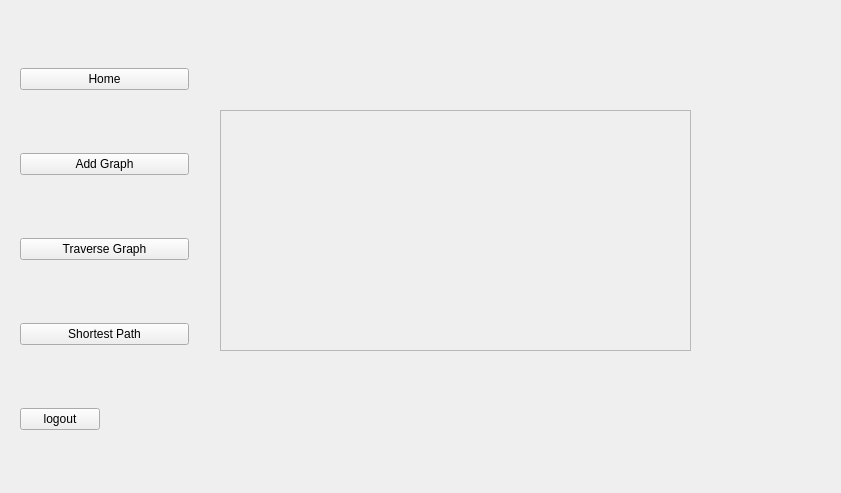
<?xml version="1.0" encoding="UTF-8"?>
<ui version="4.0">
 <class>HomePageClass</class>
 <widget class="QMainWindow" name="HomePageClass">
  <property name="geometry">
   <rect>
    <x>0</x>
    <y>0</y>
    <width>841</width>
    <height>493</height>
   </rect>
  </property>
  <property name="windowTitle">
   <string>HomePage</string>
  </property>
  <widget class="QWidget" name="centralWidget">
   <widget class="QWidget" name="leftPanel" native="true">
    <property name="enabled">
     <bool>true</bool>
    </property>
    <property name="geometry">
     <rect>
      <x>-1</x>
      <y>-10</y>
      <width>201</width>
      <height>511</height>
     </rect>
    </property>
    <widget class="QWidget" name="verticalLayoutWidget">
     <property name="geometry">
      <rect>
       <x>10</x>
       <y>10</y>
       <width>191</width>
       <height>501</height>
      </rect>
     </property>
     <layout class="QVBoxLayout" name="verticalLayout">
      <item>
       <widget class="QPushButton" name="homeButton">
        <property name="text">
         <string>Home</string>
        </property>
       </widget>
      </item>
      <item>
       <widget class="QPushButton" name="addGraphButton">
        <property name="text">
         <string>Add Graph</string>
        </property>
       </widget>
      </item>
      <item>
       <widget class="QPushButton" name="traverseButton">
        <property name="text">
         <string>Traverse Graph</string>
        </property>
       </widget>
      </item>
      <item>
       <widget class="QPushButton" name="shortestPathButton">
        <property name="text">
         <string>Shortest Path</string>
        </property>
       </widget>
      </item>
      <item>
       <widget class="QPushButton" name="logoutButton">
        <property name="sizePolicy">
         <sizepolicy hsizetype="Fixed" vsizetype="Fixed">
          <horstretch>0</horstretch>
          <verstretch>0</verstretch>
         </sizepolicy>
        </property>
        <property name="text">
         <string>logout</string>
        </property>
       </widget>
      </item>
     </layout>
    </widget>
   </widget>
   <widget class="QStackedWidget" name="rightPanel">
    <property name="geometry">
     <rect>
      <x>200</x>
      <y>-20</y>
      <width>641</width>
      <height>521</height>
     </rect>
    </property>
    <widget class="QWidget" name="HomePageWidget">
     <widget class="QLabel" name="welcomeLabel">
      <property name="geometry">
       <rect>
        <x>30</x>
        <y>30</y>
        <width>381</width>
        <height>51</height>
       </rect>
      </property>
      <property name="text">
       <string/>
      </property>
      <property name="alignment">
       <set>Qt::AlignmentFlag::AlignCenter</set>
      </property>
     </widget>
     <widget class="QFrame" name="frame">
      <property name="geometry">
       <rect>
        <x>20</x>
        <y>130</y>
        <width>471</width>
        <height>241</height>
       </rect>
      </property>
      <property name="frameShape">
       <enum>QFrame::Shape::StyledPanel</enum>
      </property>
      <property name="frameShadow">
       <enum>QFrame::Shadow::Raised</enum>
      </property>
      <widget class="QLabel" name="desLabel">
       <property name="geometry">
        <rect>
         <x>10</x>
         <y>10</y>
         <width>441</width>
         <height>221</height>
        </rect>
       </property>
       <property name="text">
        <string/>
       </property>
      </widget>
     </widget>
    </widget>
    <widget class="QWidget" name="TraverseWidget">
     <widget class="QPushButton" name="back_2">
      <property name="geometry">
       <rect>
        <x>0</x>
        <y>0</y>
        <width>101</width>
        <height>51</height>
       </rect>
      </property>
      <property name="text">
       <string/>
      </property>
      <property name="icon">
       <iconset>
        <normaloff>images/back.png</normaloff>images/back.png</iconset>
      </property>
     </widget>
     <widget class="GraphView" name="TraverseGraphView">
      <property name="geometry">
       <rect>
        <x>-5</x>
        <y>11</y>
        <width>651</width>
        <height>481</height>
       </rect>
      </property>
     </widget>
    </widget>
    <widget class="QWidget" name="ShortestPathWidget">
     <widget class="QPushButton" name="back_3">
      <property name="geometry">
       <rect>
        <x>-10</x>
        <y>0</y>
        <width>101</width>
        <height>51</height>
       </rect>
      </property>
      <property name="text">
       <string/>
      </property>
      <property name="icon">
       <iconset>
        <normaloff>images/back.png</normaloff>images/back.png</iconset>
      </property>
     </widget>
     <widget class="GraphView" name="shortestPathGraphView">
      <property name="geometry">
       <rect>
        <x>0</x>
        <y>0</y>
        <width>651</width>
        <height>491</height>
       </rect>
      </property>
     </widget>
    </widget>
    <widget class="QWidget" name="addGraphWidget">
     <widget class="QPushButton" name="back">
      <property name="geometry">
       <rect>
        <x>0</x>
        <y>0</y>
        <width>101</width>
        <height>51</height>
       </rect>
      </property>
      <property name="text">
       <string/>
      </property>
      <property name="icon">
       <iconset>
        <normaloff>images/back.png</normaloff>images/back.png</iconset>
      </property>
     </widget>
     <widget class="QPushButton" name="addCityBtn">
      <property name="geometry">
       <rect>
        <x>695</x>
        <y>60</y>
        <width>121</width>
        <height>51</height>
       </rect>
      </property>
      <property name="text">
       <string>Add City</string>
      </property>
      <property name="icon">
       <iconset>
        <normaloff>images/add.png</normaloff>images/add.png</iconset>
      </property>
     </widget>
     <widget class="QPushButton" name="addEdgeBtn">
      <property name="geometry">
       <rect>
        <x>695</x>
        <y>120</y>
        <width>121</width>
        <height>51</height>
       </rect>
      </property>
      <property name="text">
       <string>Add Edge</string>
      </property>
      <property name="icon">
       <iconset>
        <normaloff>images/add.png</normaloff>images/add.png</iconset>
      </property>
     </widget>
     <widget class="QPushButton" name="deleteCityBtn">
      <property name="geometry">
       <rect>
        <x>695</x>
        <y>190</y>
        <width>121</width>
        <height>51</height>
       </rect>
      </property>
      <property name="text">
       <string>Delete City</string>
      </property>
      <property name="icon">
       <iconset>
        <normaloff>images/delete.png</normaloff>images/delete.png</iconset>
      </property>
     </widget>
     <widget class="QPushButton" name="deleteEdgeBtn">
      <property name="geometry">
       <rect>
        <x>695</x>
        <y>260</y>
        <width>121</width>
        <height>51</height>
       </rect>
      </property>
      <property name="text">
       <string>Delete Edge</string>
      </property>
      <property name="icon">
       <iconset>
        <normaloff>images/delete.png</normaloff>images/delete.png</iconset>
      </property>
     </widget>
     <widget class="GraphView" name="graphView">
      <property name="geometry">
       <rect>
        <x>0</x>
        <y>0</y>
        <width>691</width>
        <height>491</height>
       </rect>
      </property>
     </widget>
     <widget class="QPushButton" name="undoButton">
      <property name="geometry">
       <rect>
        <x>725</x>
        <y>420</y>
        <width>85</width>
        <height>45</height>
       </rect>
      </property>
      <property name="text">
       <string>Undo</string>
      </property>
      <property name="icon">
       <iconset>
        <normaloff>images/undo.png</normaloff>images/undo.png</iconset>
      </property>
     </widget>
    </widget>
   </widget>
  </widget>
 </widget>
 <layoutdefault spacing="6" margin="11"/>
 <customwidgets>
  <customwidget>
   <class>GraphView</class>
   <extends>QGraphicsView</extends>
   <header>graphview.h</header>
  </customwidget>
 </customwidgets>
 <resources/>
 <connections/>
</ui>
